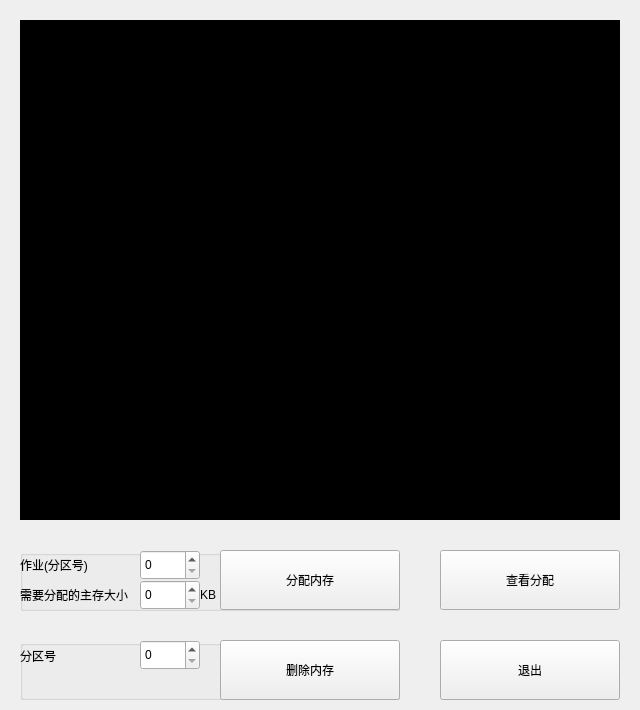
<?xml version="1.0" encoding="UTF-8"?>
<ui version="4.0">
 <class>memManage</class>
 <widget class="QWidget" name="memManage">
  <property name="geometry">
   <rect>
    <x>0</x>
    <y>0</y>
    <width>640</width>
    <height>710</height>
   </rect>
  </property>
  <property name="windowTitle">
   <string>1950698 陆天宇</string>
  </property>
  <widget class="QTextBrowser" name="memBrowser">
   <property name="geometry">
    <rect>
     <x>20</x>
     <y>20</y>
     <width>600</width>
     <height>500</height>
    </rect>
   </property>
   <property name="autoFillBackground">
    <bool>false</bool>
   </property>
   <property name="styleSheet">
    <string notr="true">background-color:black;color:white</string>
   </property>
  </widget>
  <widget class="QGroupBox" name="groupBox">
   <property name="geometry">
    <rect>
     <x>20</x>
     <y>550</y>
     <width>380</width>
     <height>61</height>
    </rect>
   </property>
   <property name="title">
    <string/>
   </property>
   <widget class="QSpinBox" name="mallocID">
    <property name="geometry">
     <rect>
      <x>120</x>
      <y>0</y>
      <width>60</width>
      <height>30</height>
     </rect>
    </property>
    <property name="maximum">
     <number>10000</number>
    </property>
   </widget>
   <widget class="QSpinBox" name="mallocSize">
    <property name="geometry">
     <rect>
      <x>120</x>
      <y>30</y>
      <width>60</width>
      <height>30</height>
     </rect>
    </property>
    <property name="maximum">
     <number>10000</number>
    </property>
   </widget>
   <widget class="QLabel" name="label">
    <property name="geometry">
     <rect>
      <x>0</x>
      <y>0</y>
      <width>80</width>
      <height>30</height>
     </rect>
    </property>
    <property name="text">
     <string>作业(分区号)</string>
    </property>
    <property name="textFormat">
     <enum>Qt::PlainText</enum>
    </property>
   </widget>
   <widget class="QLabel" name="label_2">
    <property name="geometry">
     <rect>
      <x>0</x>
      <y>30</y>
      <width>120</width>
      <height>30</height>
     </rect>
    </property>
    <property name="text">
     <string>需要分配的主存大小</string>
    </property>
    <property name="textFormat">
     <enum>Qt::PlainText</enum>
    </property>
   </widget>
   <widget class="QPushButton" name="mallocButton">
    <property name="geometry">
     <rect>
      <x>200</x>
      <y>0</y>
      <width>180</width>
      <height>60</height>
     </rect>
    </property>
    <property name="text">
     <string>分配内存</string>
    </property>
   </widget>
   <widget class="QLabel" name="label_3">
    <property name="geometry">
     <rect>
      <x>180</x>
      <y>30</y>
      <width>30</width>
      <height>30</height>
     </rect>
    </property>
    <property name="text">
     <string>KB</string>
    </property>
    <property name="textFormat">
     <enum>Qt::PlainText</enum>
    </property>
   </widget>
  </widget>
  <widget class="QGroupBox" name="groupBox_2">
   <property name="geometry">
    <rect>
     <x>20</x>
     <y>640</y>
     <width>380</width>
     <height>60</height>
    </rect>
   </property>
   <property name="title">
    <string/>
   </property>
   <widget class="QSpinBox" name="freeID">
    <property name="geometry">
     <rect>
      <x>120</x>
      <y>0</y>
      <width>60</width>
      <height>30</height>
     </rect>
    </property>
    <property name="maximum">
     <number>10000</number>
    </property>
   </widget>
   <widget class="QLabel" name="label_4">
    <property name="geometry">
     <rect>
      <x>0</x>
      <y>0</y>
      <width>50</width>
      <height>31</height>
     </rect>
    </property>
    <property name="text">
     <string>分区号</string>
    </property>
    <property name="textFormat">
     <enum>Qt::PlainText</enum>
    </property>
   </widget>
   <widget class="QPushButton" name="freeButton">
    <property name="geometry">
     <rect>
      <x>200</x>
      <y>0</y>
      <width>180</width>
      <height>60</height>
     </rect>
    </property>
    <property name="text">
     <string>删除内存</string>
    </property>
   </widget>
  </widget>
  <widget class="QPushButton" name="viewButton">
   <property name="geometry">
    <rect>
     <x>440</x>
     <y>550</y>
     <width>180</width>
     <height>60</height>
    </rect>
   </property>
   <property name="text">
    <string>查看分配</string>
   </property>
  </widget>
  <widget class="QPushButton" name="exitButton">
   <property name="geometry">
    <rect>
     <x>440</x>
     <y>640</y>
     <width>180</width>
     <height>60</height>
    </rect>
   </property>
   <property name="text">
    <string>退出</string>
   </property>
  </widget>
 </widget>
 <resources/>
 <connections/>
</ui>
